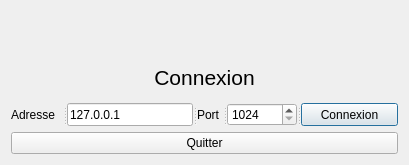
<?xml version="1.0" encoding="UTF-8"?>
<ui version="4.0">
 <class>Connecter</class>
 <widget class="QDialog" name="Connecter">
  <property name="geometry">
   <rect>
    <x>0</x>
    <y>0</y>
    <width>409</width>
    <height>165</height>
   </rect>
  </property>
  <property name="windowTitle">
   <string>Perudo : connexion</string>
  </property>
  <property name="sizeGripEnabled">
   <bool>false</bool>
  </property>
  <layout class="QVBoxLayout" name="verticalLayout_2">
   <item>
    <widget class="QLabel" name="label">
     <property name="layoutDirection">
      <enum>Qt::RightToLeft</enum>
     </property>
     <property name="text">
      <string/>
     </property>
     <property name="pixmap">
      <pixmap resource="ressouces.qrc">:/res/res/Iago_64.png</pixmap>
     </property>
    </widget>
   </item>
   <item>
    <widget class="QLabel" name="LabelConnexion">
     <property name="font">
      <font>
       <pointsize>16</pointsize>
      </font>
     </property>
     <property name="text">
      <string>Connexion</string>
     </property>
     <property name="alignment">
      <set>Qt::AlignCenter</set>
     </property>
    </widget>
   </item>
   <item>
    <layout class="QVBoxLayout" name="verticalLayout">
     <item>
      <widget class="QSplitter" name="splitter_5">
       <property name="orientation">
        <enum>Qt::Horizontal</enum>
       </property>
       <widget class="QSplitter" name="splitter_4">
        <property name="orientation">
         <enum>Qt::Horizontal</enum>
        </property>
        <widget class="QSplitter" name="splitter">
         <property name="orientation">
          <enum>Qt::Horizontal</enum>
         </property>
         <widget class="QSplitter" name="splitter_3">
          <property name="orientation">
           <enum>Qt::Horizontal</enum>
          </property>
          <widget class="QLabel" name="LabelAdresse">
           <property name="text">
            <string>Adresse</string>
           </property>
          </widget>
          <widget class="QLineEdit" name="LineEditAdresse">
           <property name="text">
            <string>127.0.0.1</string>
           </property>
          </widget>
         </widget>
        </widget>
        <widget class="QSplitter" name="splitter_2">
         <property name="orientation">
          <enum>Qt::Horizontal</enum>
         </property>
         <widget class="QLabel" name="LabelPort">
          <property name="text">
           <string>Port</string>
          </property>
         </widget>
         <widget class="QSpinBox" name="SpinBoxPort">
          <property name="suffix">
           <string/>
          </property>
          <property name="minimum">
           <number>1024</number>
          </property>
          <property name="maximum">
           <number>65535</number>
          </property>
         </widget>
        </widget>
       </widget>
       <widget class="QPushButton" name="BoutonConnexion">
        <property name="text">
         <string>Connexion</string>
        </property>
        <property name="icon">
         <iconset resource="ressouces.qrc">
          <normaloff>:/res/res/64/Dialog-Apply-64.png</normaloff>:/res/res/64/Dialog-Apply-64.png</iconset>
        </property>
       </widget>
      </widget>
     </item>
     <item>
      <widget class="QPushButton" name="BoutonQuitter">
       <property name="text">
        <string>Quitter</string>
       </property>
       <property name="icon">
        <iconset resource="ressouces.qrc">
         <normaloff>:/res/res/64/Gnome-Application-Exit-64.png</normaloff>:/res/res/64/Gnome-Application-Exit-64.png</iconset>
       </property>
      </widget>
     </item>
    </layout>
   </item>
  </layout>
 </widget>
 <resources>
  <include location="ressouces.qrc"/>
 </resources>
 <connections/>
</ui>
